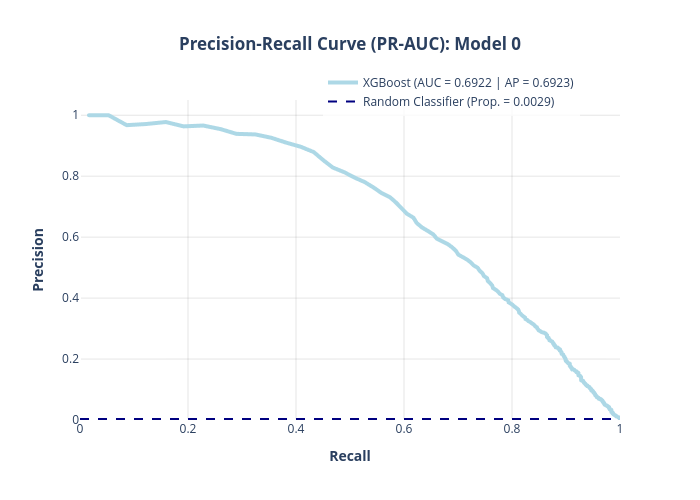

Source (notebook cell):
### Code cell
plot_PRAUC(precision_xgb_0, recall_xgb_0, pr_auc_xgb_0, ap_xgb_0, "XGBoost", "Model 0", "lightblue")

### Figure 1 — Plotly figure (JSON) as saved in the notebook; plotly's stock layout.template omitted (floating-point values rounded to 4 significant figures; data arrays with more than 128 entries replaced by an {"elided": "..."} marker saying what was removed)
{"data": [{"hovertemplate": "<b>Recall:</b> %{x:.4f}<br><b>Precision:</b> %{y:.4f}<extra></extra>", "legendgroup": "", "line": {"color": "lightblue", "dash": "solid", "width": 4}, "marker": {"symbol": "circle"}, "mode": "lines", "name": "XGBoost (AUC = 0.6922 | AP = 0.6923)", "showlegend": true, "type": "scattergl", "x": {"elided": "9214 float values"}, "xaxis": "x", "y": {"elided": "9214 float values"}, "yaxis": "y"}, {"hovertemplate": "=%{y}<extra></extra>", "legendgroup": "", "line": {"color": "navy", "dash": "dash", "width": 2}, "marker": {"color": "#636efa", "symbol": "circle"}, "mode": "lines", "name": "Random Classifier (Prop. = 0.0029)", "orientation": "v", "showlegend": true, "type": "scatter", "x": [null], "xaxis": "x", "y": [null], "yaxis": "y"}], "layout": {"autosize": false, "height": 500, "legend": {"bgcolor": "rgba(255, 255, 255, 0.8)", "tracegroupgap": 0, "x": 0.45, "y": 1.1}, "plot_bgcolor": "white", "shapes": [{"line": {"color": "navy", "dash": "dash", "width": 2}, "type": "line", "x0": 0, "x1": 1, "y0": 0.002941, "y1": 0.002941}], "title": {"text": "<b>Precision-Recall Curve (PR-AUC): Model 0</b>", "x": 0.5}, "width": 700, "xaxis": {"anchor": "y", "domain": [0, 1], "gridcolor": "rgba(0,0,0,0.1)", "range": [0, 1], "title": {"text": "<b>Recall<b>"}}, "yaxis": {"anchor": "x", "domain": [0, 1], "gridcolor": "rgba(0,0,0,0.1)", "range": [0, 1.05], "title": {"text": "<b>Precision<b>"}}}}
